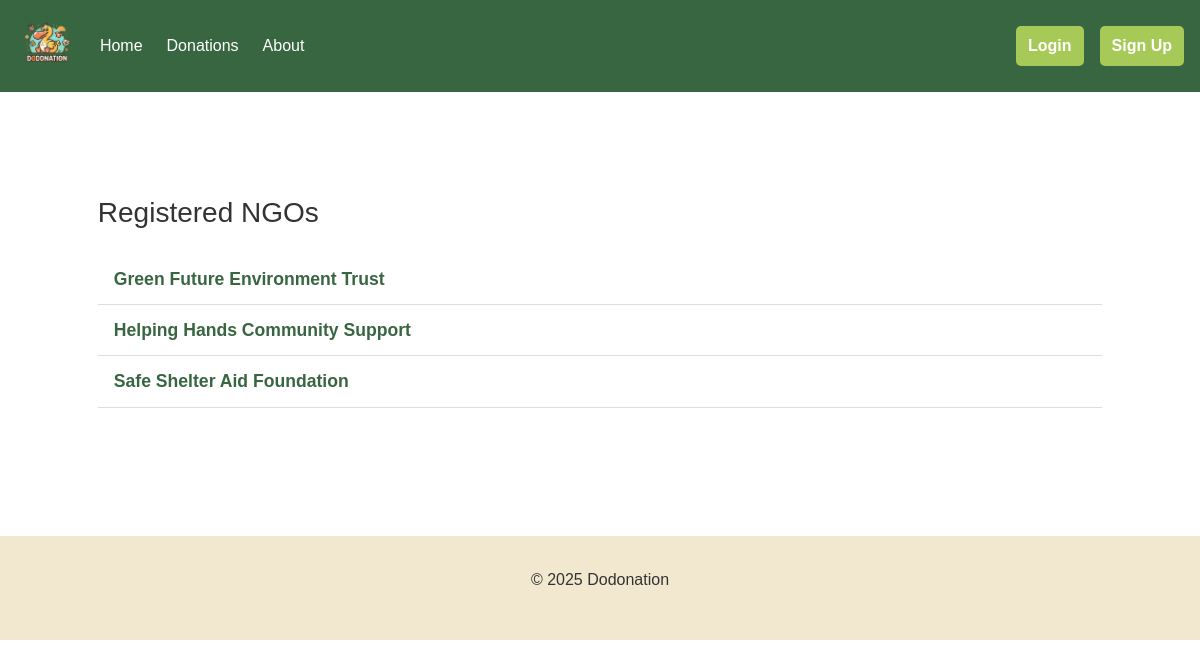
Page /donations/ngo_list/ (signed in) on the committed database.
### ngo/models.py (models this page shows, shortened)
class NGOProfile(models.Model):
    user = models.OneToOneField(User, on_delete=models.CASCADE, related_name="ngo_profile")
    receiverID = models.AutoField(primary_key=True)
    name = models.CharField(max_length=100, unique=True)
    reg_number = models.CharField(max_length=50, unique=True)

### core/views.py (the view)
# urls.py: path('ngo_list/', views.ngo_list, name='ngo_list'),
def ngo_list(request):
    ngos = NGOProfile.objects.order_by('name')
    return render(request, 'core/ngo_list.html', {'ngos': ngos})

### core/templates/core/ngo_list.html (shortened to what this page needs)
{% extends 'base.html' %}
{% block content %}
<div class="ngo-list-section">
    <h3>Registered NGOs</h3>
    <ul class="ngo-list">
        {% for ngo in ngos %}
            <li>
                <a href="{% url 'ngo_public_profile' ngo.pk %}">{{ ngo.name }}</a>
            </li>
        {% empty %}
            <li>No NGOs registered yet.</li>
        {% endfor %}
    </ul>
</div>
{% endblock %}

### templates/base.html (style rules this page uses)
:root { --dark-green: #386641; --medium-green: #6A994E; --light-green: #A7C957; --cream: #F2E8CF; }
body { font-family: Arial, sans-serif; margin: 0; padding: 0; color: #333; }

### core/templates/core/ngo_list.html (style rules this page uses)
.ngo-list-section { background: #ffffff; padding: 3rem 5%; margin-top: 2rem; margin-bottom: 2rem; border-radius: 12px; }
.ngo-list { list-style: none; padding: 0; margin-top: 1.5rem; }
.ngo-list li { padding: 0.75rem 1rem; border-bottom: 1px solid #ddd; transition: background 0.2s; }
.ngo-list a { text-decoration: none; color: var(--dark-green); font-weight: bold; font-size: 1.1rem; }

### rows in the picture
NGOProfile: name "Green Future Environment Trust"
NGOProfile: name "Helping Hands Community Support"
NGOProfile: name "Safe Shelter Aid Foundation"
